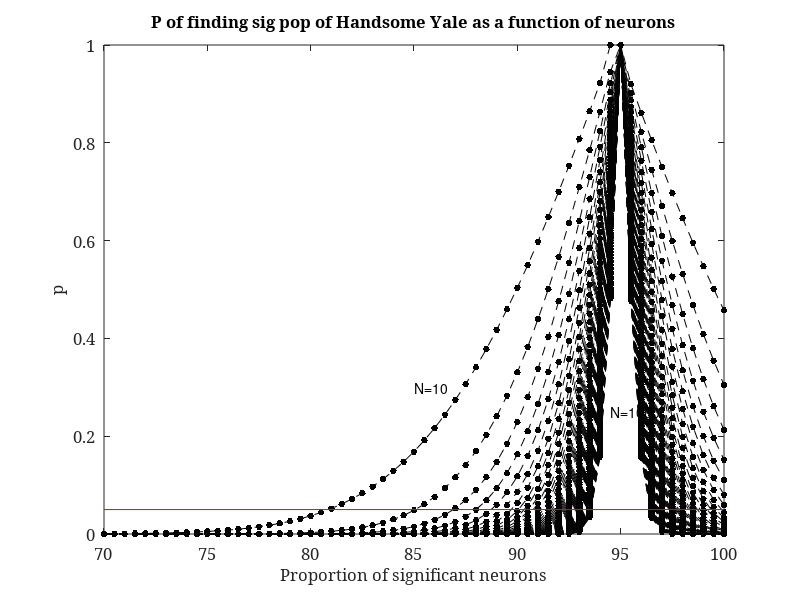

Here is the MATLAB script that generated this plot:

%this code tests whether the proportion of handsome Yale neurons exceedwe s
%the false-positive rate of 5% (alpha=0.05)
%
%We will test this as a function of the overall proportion of neurons and
%as a function of the number of neurons.
%
%
N=[10:10:1000]; %number of tested neurons
Proportion=[70:.5:100]; %proportion of significant handsome neurons
df=1;

for i=1:length(N)
  for j=1:length(Proportion)
    HandsomeYale=Proportion(j)/100*N(i); %i know you can't have fractions of neurons but we will do this here just for fun
    NonHandsomeJosh=N(i)-HandsomeYale;
    TheoreticallyHandsome=.95*N(i);
    TheoreticallyNonHandsome=N(i)-TheoreticallyHandsome;
    
    ChiSquare=(HandsomeYale-TheoreticallyHandsome)/TheoreticallyHandsome+(NonHandsomeJosh-TheoreticallyNonHandsome)^2/TheoreticallyNonHandsome;   
    p(i,j)=1-chi2cdf(ChiSquare,df);
  end
    
end

h=figure(1);clf %plot out and make pretty
set(h,'position',[31 286 691 514])
for i=1:length(N)
  plot(Proportion,p(i,:),'--.','markersize',15,'color', [1 1 1]/length(N)); hold on
  xlabel('Proportion of significant neurons','fontname','georgia','fontsize',12)
  ylabel('p','fontname','georgia','fontsize',12)
  title('P of finding sig pop of Handsome Yale as a function of neurons','fontname','georgia','fontsize',12)
  set(gca,'fontname','Georgia','fontsize',12);%
end
text(85,.3,['N=' num2str(N(1))])
text(94.5,.25,['N=' num2str(N(end))])
plot([70 100],[0.05 0.05],'-','color',[1 0 0])
% h=figure(2);clf; %if you want to see how p changes with N as a functio of
% %proportion
% set(h,'position',[737 284 620 515])
% for j=1:length(Proportion)
%   plot(N,p(:,j),'--.','markersize',15,'color', [1 1 1]/length(N)); hold on
%   xlabel('Number of neurons')
%   ylabel('p')
% end

